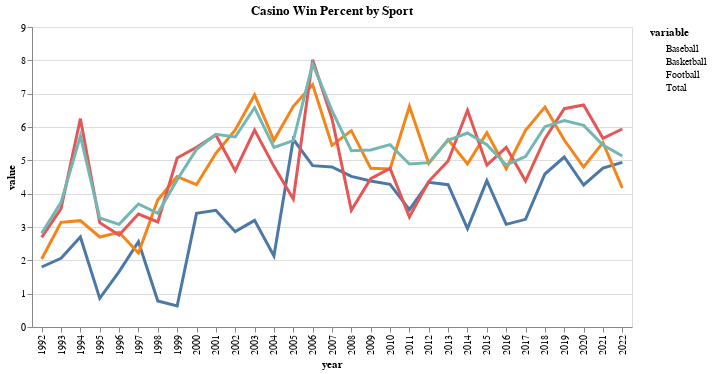

The cell this chart's notebook holds for it:
### Code cell
highlight = alt.selection_point(on='mouseover',
                          fields=['variable'], nearest=True, bind="legend")
base=alt.Chart(altair_df[altair_df['variable'].isin(["Baseball","Basketball","Football","Total"])]).encode(
    x='year:N',
    y='value:Q',
    color='variable:N',
    opacity=alt.condition(highlight, alt.value(1), alt.value(0.2))
)

points = base.mark_circle().encode(
    opacity=alt.value(0)
).add_params(
    highlight
).properties(
    width=600,
    title="Casino Win Percent by Sport"
)

lines = base.mark_line().encode(
    size=alt.condition(~highlight, alt.value(1), alt.value(3))
)

points + lines

### Figure 1 — Vega-Lite specification as saved in the notebook (floating-point values rounded to 4 significant figures)
{"config": {"view": {"continuousWidth": 300, "continuousHeight": 300}}, "layer": [{"mark": {"type": "circle"}, "encoding": {"color": {"field": "variable", "type": "nominal"}, "opacity": {"value": 0}, "x": {"field": "year", "type": "nominal"}, "y": {"field": "value", "type": "quantitative"}}, "name": "view_29", "title": "Casino Win Percent by Sport"}, {"mark": {"type": "line"}, "encoding": {"color": {"field": "variable", "type": "nominal"}, "opacity": {"condition": {"param": "param_32", "value": 1}, "value": 0.2}, "size": {"condition": {"test": {"not": {"param": "param_32"}}, "value": 1}, "value": 3}, "x": {"field": "year", "type": "nominal"}, "y": {"field": "value", "type": "quantitative"}}}], "data": {"name": "data-1d5bb6cb15506c1e68c9577e3ac17016"}, "params": [{"name": "param_32", "select": {"type": "point", "fields": ["variable"], "nearest": true, "on": "mouseover"}, "bind": "legend", "views": ["view_29"]}], "width": 600, "$schema": "https://vega.github.io/schema/vega-lite/v5.6.1.json", "datasets": {"data-1d5bb6cb15506c1e68c9577e3ac17016": [{"year": 1992, "variable": "Baseball", "value": 1.8}, {"year": 1992, "variable": "Basketball", "value": 2.04}, {"year": 1992, "variable": "Football", "value": 2.69}, {"year": 1992, "variable": "Total", "value": 2.81}, {"year": 1993, "variable": "Baseball", "value": 2.06}, {"year": 1993, "variable": "Basketball", "value": 3.14}, {"year": 1993, "variable": "Football", "value": 3.55}, {"year": 1993, "variable": "Total", "value": 3.74}, {"year": 1994, "variable": "Baseball", "value": 2.7}, {"year": 1994, "variable": "Basketball", "value": 3.19}, {"year": 1994, "variable": "Football", "value": 6.25}, {"year": 1994, "variable": "Total", "value": 5.73}, {"year": 1995, "variable": "Baseball", "value": 0.86}, {"year": 1995, "variable": "Basketball", "value": 2.7}, {"year": 1995, "variable": "Football", "value": 3.13}, {"year": 1995, "variable": "Total", "value": 3.27}, {"year": 1996, "variable": "Baseball", "value": 1.66}, {"year": 1996, "variable": "Basketball", "value": 2.84}, {"year": 1996, "variable": "Football", "value": 2.76}, {"year": 1996, "variable": "Total", "value": 3.08}, {"year": 1997, "variable": "Baseball", "value": 2.56}, {"year": 1997, "variable": "Basketball", "value": 2.22}, {"year": 1997, "variable": "Football", "value": 3.39}, {"year": 1997, "variable": "Total", "value": 3.69}, {"year": 1998, "variable": "Baseball", "value": 0.78}, {"year": 1998, "variable": "Basketball", "value": 3.82}, {"year": 1998, "variable": "Football", "value": 3.15}, {"year": 1998, "variable": "Total", "value": 3.41}, {"year": 1999, "variable": "Baseball", "value": 0.63}, {"year": 1999, "variable": "Basketball", "value": 4.51}, {"year": 1999, "variable": "Football", "value": 5.07}, {"year": 1999, "variable": "Total", "value": 4.42}, {"year": 2000, "variable": "Baseball", "value": 3.41}, {"year": 2000, "variable": "Basketball", "value": 4.27}, {"year": 2000, "variable": "Football", "value": 5.39}, {"year": 2000, "variable": "Total", "value": 5.33}, {"year": 2001, "variable": "Baseball", "value": 3.5}, {"year": 2001, "variable": "Basketball", "value": 5.21}, {"year": 2001, "variable": "Football", "value": 5.76}, {"year": 2001, "variable": "Total", "value": 5.78}, {"year": 2002, "variable": "Baseball", "value": 2.86}, {"year": 2002, "variable": "Basketball", "value": 5.91}, {"year": 2002, "variable": "Football", "value": 4.69}, {"year": 2002, "variable": "Total", "value": 5.7}, {"year": 2003, "variable": "Baseball", "value": 3.2}, {"year": 2003, "variable": "Basketball", "value": 6.96}, {"year": 2003, "variable": "Football", "value": 5.91}, {"year": 2003, "variable": "Total", "value": 6.58}, {"year": 2004, "variable": "Baseball", "value": 2.13}, {"year": 2004, "variable": "Basketball", "value": 5.6}, {"year": 2004, "variable": "Football", "value": 4.82}, {"year": 2004, "variable": "Total", "value": 5.39}, {"year": 2005, "variable": "Baseball", "value": 5.63}, {"year": 2005, "variable": "Basketball", "value": 6.62}, {"year": 2005, "variable": "Football", "value": 3.84}, {"year": 2005, "variable": "Total", "value": 5.59}, {"year": 2006, "variable": "Baseball", "value": 4.84}, {"year": 2006, "variable": "Basketball", "value": 7.27}, {"year": 2006, "variable": "Football", "value": 8.02}, {"year": 2006, "variable": "Total", "value": 7.89}, {"year": 2007, "variable": "Baseball", "value": 4.8}, {"year": 2007, "variable": "Basketball", "value": 5.45}, {"year": 2007, "variable": "Football", "value": 6.25}, {"year": 2007, "variable": "Total", "value": 6.49}, {"year": 2008, "variable": "Baseball", "value": 4.52}, {"year": 2008, "variable": "Basketball", "value": 5.89}, {"year": 2008, "variable": "Football", "value": 3.5}, {"year": 2008, "variable": "Total", "value": 5.29}, {"year": 2009, "variable": "Baseball", "value": 4.38}, {"year": 2009, "variable": "Basketball", "value": 4.76}, {"year": 2009, "variable": "Football", "value": 4.45}, {"year": 2009, "variable": "Total", "value": 5.31}, {"year": 2010, "variable": "Baseball", "value": 4.28}, {"year": 2010, "variable": "Basketball", "value": 4.74}, {"year": 2010, "variable": "Football", "value": 4.76}, {"year": 2010, "variable": "Total", "value": 5.47}, {"year": 2011, "variable": "Baseball", "value": 3.52}, {"year": 2011, "variable": "Basketball", "value": 6.62}, {"year": 2011, "variable": "Football", "value": 3.3}, {"year": 2011, "variable": "Total", "value": 4.89}, {"year": 2012, "variable": "Baseball", "value": 4.34}, {"year": 2012, "variable": "Basketball", "value": 4.91}, {"year": 2012, "variable": "Football", "value": 4.37}, {"year": 2012, "variable": "Total", "value": 4.93}, {"year": 2013, "variable": "Baseball", "value": 4.27}, {"year": 2013, "variable": "Basketball", "value": 5.62}, {"year": 2013, "variable": "Football", "value": 4.98}, {"year": 2013, "variable": "Total", "value": 5.6}, {"year": 2014, "variable": "Baseball", "value": 2.95}, {"year": 2014, "variable": "Basketball", "value": 4.89}, {"year": 2014, "variable": "Football", "value": 6.5}, {"year": 2014, "variable": "Total", "value": 5.82}, {"year": 2015, "variable": "Baseball", "value": 4.39}, {"year": 2015, "variable": "Basketball", "value": 5.83}, {"year": 2015, "variable": "Football", "value": 4.86}, {"year": 2015, "variable": "Total", "value": 5.47}, {"year": 2016, "variable": "Baseball", "value": 3.08}, {"year": 2016, "variable": "Basketball", "value": 4.75}, {"year": 2016, "variable": "Football", "value": 5.39}, {"year": 2016, "variable": "Total", "value": 4.86}, {"year": 2017, "variable": "Baseball", "value": 3.23}, {"year": 2017, "variable": "Basketball", "value": 5.9}, {"year": 2017, "variable": "Football", "value": 4.38}, {"year": 2017, "variable": "Total", "value": 5.11}, {"year": 2018, "variable": "Baseball", "value": 4.59}, {"year": 2018, "variable": "Basketball", "value": 6.6}, {"year": 2018, "variable": "Football", "value": 5.65}, {"year": 2018, "variable": "Total", "value": 6.01}, {"year": 2019, "variable": "Baseball", "value": 5.1}, {"year": 2019, "variable": "Basketball", "value": 5.61}, {"year": 2019, "variable": "Football", "value": 6.55}, {"year": 2019, "variable": "Total", "value": 6.19}, {"year": 2020, "variable": "Baseball", "value": 4.26}, {"year": 2020, "variable": "Basketball", "value": 4.8}, {"year": 2020, "variable": "Football", "value": 6.66}, {"year": 2020, "variable": "Total", "value": 6.05}, {"year": 2021, "variable": "Baseball", "value": 4.77}, {"year": 2021, "variable": "Basketball", "value": 5.53}, {"year": 2021, "variable": "Football", "value": 5.66}, {"year": 2021, "variable": "Total", "value": 5.46}, {"year": 2022, "variable": "Baseball", "value": 4.94}, {"year": 2022, "variable": "Basketball", "value": 4.17}, {"year": 2022, "variable": "Football", "value": 5.94}, {"year": 2022, "variable": "Total", "value": 5.13}]}}
